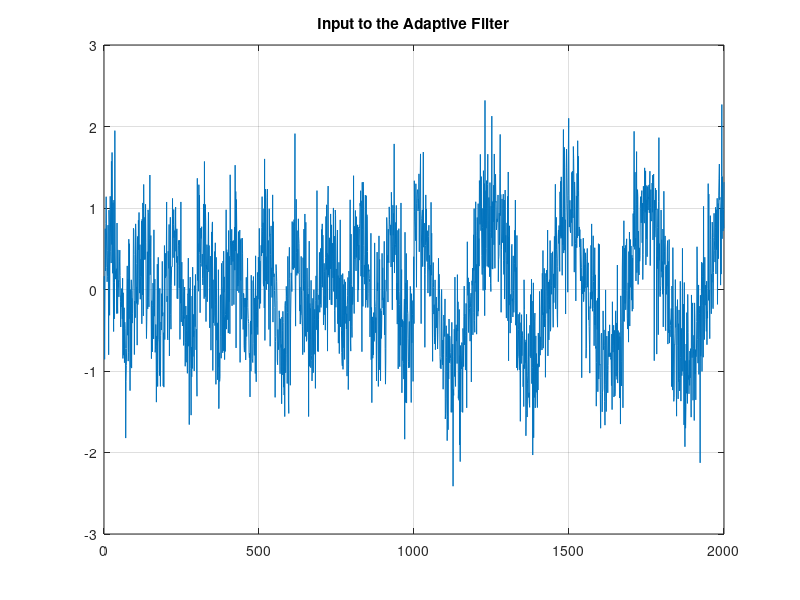

MATLAB code for this plot: (Note: this script raises an error after producing the figure.)
N=1000;
sig=[0.5*sin(2*pi*0.01*[0:N-1]) cos(2*pi*0.004*[0:N-1])];
noise=0.5*randn(1,2*N);
n=sig+noise;
x=[0 n];
d=[sig 0];
M=32;mu=0.2;
plot(0:2*N,x);
grid
title('Input to the Adaptive Filter');

Hadapt=adaptfilt.nlms(M,mu,1e-6);
[y,e]=filter(Hadapt,x,d);
cla;
plot(0:2000,[d' y']);
grid on;
axis([0 2000 -2 2]);
title('Adaptive Linear Prediction');
legend('Actual Signal','Predicted Signal')

X=xcorr(e(50:end),'coeff');
[maxX idx]=max(X);
plot(X(idx:end));
grid;
title('Autocorrelation of the Prediction Error');



